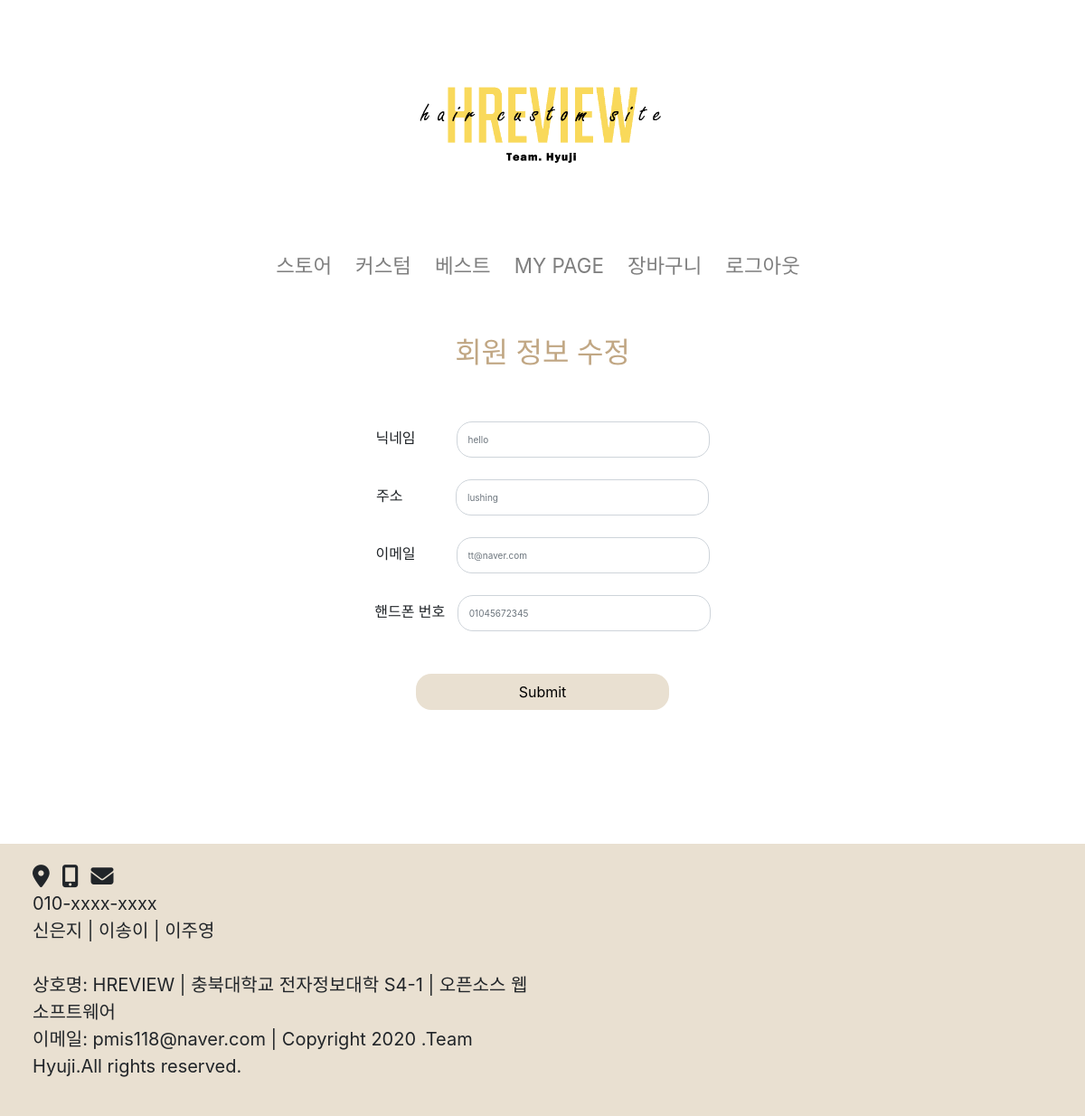
Page /user_update/ (signed in) on the committed database.
### hyuzi/models.py (models this page shows)
class User(AbstractBaseUser,PermissionsMixin):
    objects = UserManager()
    email = models.EmailField(max_length=255,unique=True)
    nickname = models.CharField(max_length=100,null=False, unique=True)
    username = models.CharField(max_length=100, blank=True, unique=True)
    address = models.CharField(max_length=300, blank=True, unique=True)
    phone=models.CharField(max_length=11, blank=True, unique=True)
    is_active = models.BooleanField(default=True)
    is_admin = models.BooleanField(default=False)
    is_superuser = models.BooleanField(default=False)
    is_staff = models.BooleanField(default=False)
    date_joined = models.DateTimeField(auto_now_add=True)
    USERNAME_FIELD = 'username'
    REQUIRED_FIELDS = ['email', 'nickname', 'address', 'phone']

### hreview/urls.py (the view)
# urls.py: path('user_update/', user_update, name='user_update'),
@login_required
def user_update(request):
    if request.method == 'POST':
        user_change_form = UserChangeForm(data=request.POST, instance=request.user)
        if user_change_form.is_valid():
            user_change_form.save()
            return redirect('mypage')
    else:
        user_change_form = UserChangeForm(instance=request.user)
    return render(request, 'registration/user_update.html', {'user_change_form':user_change_form})

### hreview/urls.py
class UserChangeForm(UserChangeForm):
    class Meta:
        model = User
        fields = {'nickname', 'email', 'address', 'phone'}

### hyuzi/context_processors.py (called while the page is built)
def counter(request):
    item_count = 0
    if 'admin' in request.path:
        return {}
    else:
        try:
            cart = Cart.objects.filter(cart_id = _cart_id(request))
            cart_items = CartItem.objects.all().filter(cart=cart[:1])
            for cart_item in cart_items:
                item_count += cart_item.quantity
        except ObjectDoesNotExist:
            item_count = 0
    return dict(item_count = item_count)

### hyuzi/views.py (called while the page is built)
def _cart_id(request):
    cart = request.session.session_key
    if not cart:
        cart = request.session.create()
    return cart

### templates/registration/user_update.html (shortened to what this page needs)
{% extends '../base.html' %}
{% block content %}
<div class="container mt-5 pb-5 text-center" style="width: 40%">
    <form method="POST">
        <h2 style="color: #c1a784">회원 정보 수정</h2><br><br>
        <form method="post" enctype="multipart/form-data">
            <div class="form-group">
                <label for="{{ user_change_form.nickname.id_for_label }}">닉네임&nbsp;&nbsp;&nbsp;&nbsp;&nbsp;&nbsp;&nbsp;&nbsp;&nbsp;</label>
                <input type="text" name="{{ user_change_form.nickname.name }}" class="form-control" id="{{ user_change_form.nickname.id_for_label }}" placeholder="{{ user.nickname }}"><br><br>
                <label for="{{ user_change_form.address.id_for_label }}">주소&nbsp;&nbsp;&nbsp;&nbsp;&nbsp;&nbsp;&nbsp;&nbsp;&nbsp;&nbsp;&nbsp;&nbsp;</label>
                <input type="text" name="{{ user_change_form.address.name }}" class="form-control" id="{{ user_change_form.address.id_for_label }}" placeholder="{{ user.address }}"><br><br>
                <label for="{{ user_change_form.email.id_for_label }}">이메일&nbsp;&nbsp;&nbsp;&nbsp;&nbsp;&nbsp;&nbsp;&nbsp;&nbsp;</label>
                <input type="text" name="{{ user_change_form.email.name }}" class="form-control" id="{{ user_change_form.email.id_for_label }}" placeholder="{{ user.email }}"><br><br>
                <label for="{{ user_change_form.phone.id_for_label }}">핸드폰 번호&nbsp;&nbsp;</label>
                <input type="text" name="{{ user_change_form.phone.name }}" class="form-control" id="{{ user_change_form.phone.id_for_label }}" placeholder="{{ user.phone }}"><br><br>
            </div>
        <input type="submit" class="btn" vallue="Submit"/>
    </form>
</div>
{% endblock%}

### templates/registration/user_update.html (style rules this page uses)
.form-control { border-radius: 17px; margin-bottom: 0; font-size: 10px; width: 280px; height: 40px; display: inline; margin: 0 auto; }
.btn { display: block; margin: 0 auto; margin-top: 23px; width: 280px; height: 40px; border-radius: 17px; background-color: #e9e0d1; color: #000; }

### rows in the picture
User: nickname "hello", address "lushing", email "tt@naver.com", phone "01045672345"
